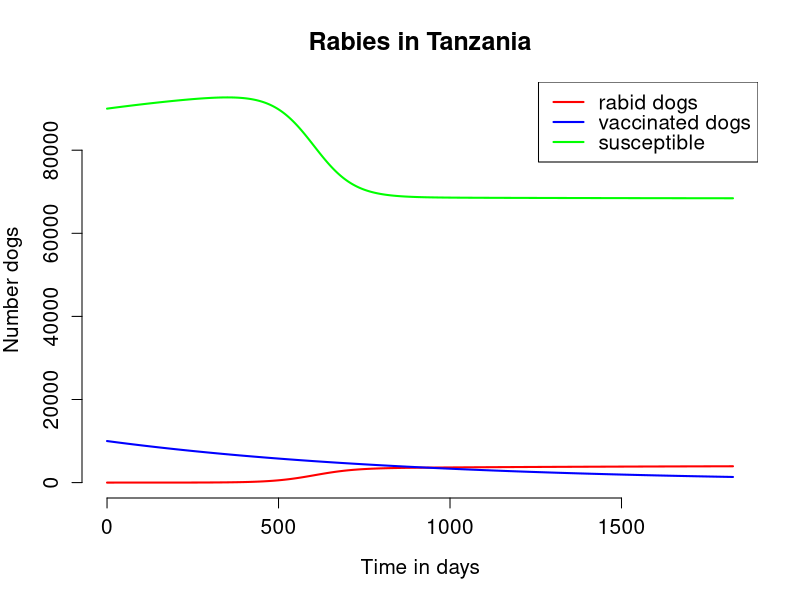
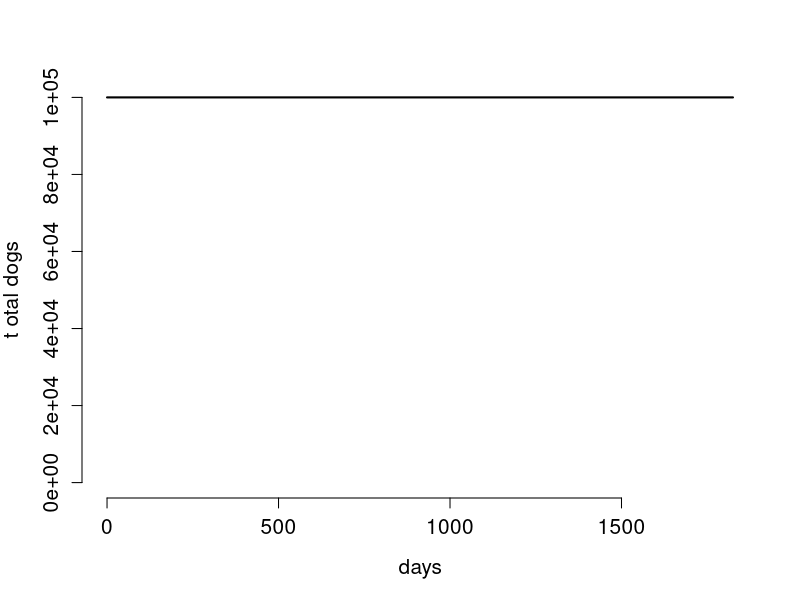
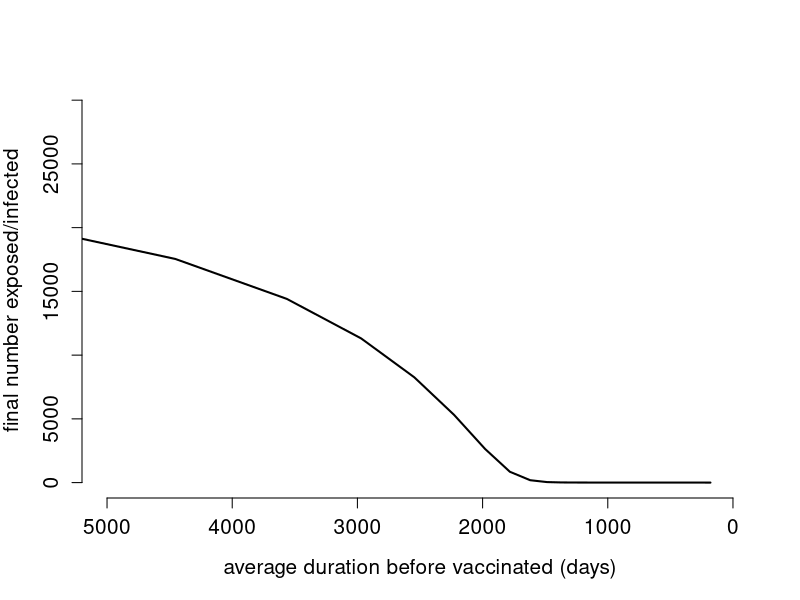

These charts were generated, in order, by the following R code:
library(deSolve)                # Load libary to be used for numerical integration
rm(list=ls())                   # Clear all variables and functions

seiv <- function(t,y,parms){
    with(c(as.list(y),parms),{
      ##  browser() ##
        N <-  S + E + I + V
        totalBirthRate <- naturalDeathRate*(S+E+I+V) + rabiesDeathRate*I - totalImportationRate
        dSdt <- totalBirthRate-beta*S*I/N - vaccinationRate*S - naturalDeathRate*S
        dEdt <- beta*S*I/N - progressionRate*E - naturalDeathRate*E
        dIdt <-  progressionRate*E - (rabiesDeathRate + naturalDeathRate)*I +  totalImportationRate
        dVdt <- vaccinationRate*S - naturalDeathRate*V
        list(c(dSdt,dEdt,dIdt,dVdt))
    })
}

time <- 0

N0 <- 1*10^5  ## initial 

pop.SI <- c(S = 0.9*N0,  # Initially 6.5% of the population is susceptible
            E = 0,
            I = 0, 
            V = .1*N0)


values <- c(beta = .5,             # 1/day
##            totalBirthRate = (5*.84)/2/365*N0*1/3,# dogs/day (litter size = 5, litter freq = .84/yr), survival rate of 1/3 for pups
            vaccinationRate = 1/100, # 1/day, equivalent to 100 days susceptible before vacc
            naturalDeathRate = 1/(2.5*365), ## per day, average life expectancy of 2.5 years
            progressionRate = 1/20, ## per day, 20 day latent period
            rabiesDeathRate = 1/3, ## per day, infectious period
            totalImportationRate = 1/30, ## dogs/day
            N0 = N0)            # population size (constant)
R0 <- as.numeric(values["beta"]*(1/values["rabiesDeathRate"]))
print(R0)

#seiv(t=0, y=pop.SI, parms = values)

time.out <- seq(0,5*365, 1)               # in days
myts <- data.frame(lsoda(
    y = pop.SI,               # Initial conditions for population
    times = time.out,             # Timepoints for evaluation
    func = seiv,                   # Function to evaluate
    parms = values                # Vector of parameters
))

head(myts)

doRun <- function(vaccRate) {
    values['vaccinationRate'] <- vaccRate
    myts <- data.frame(lsoda(
        y = pop.SI,               # Initial conditions for population
        times = time.out,             # Timepoints for evaluation
        func = seiv,                   # Function to evaluate
        parms = values                # Vector of parameters
    ))
    myts$N <- myts$S + myts$E + myts$I + myts$V
    return(myts)
}

myts <- doRun(vaccRate = 0)
head(myts)
tail(myts)

par('ps'=15)

plot(myts$time,               # Time on the x axis
     myts$I,                  # Number infected (I) on the y axis
     xlab = "Time in days",     # Label the x axis
     ylab = "Number dogs",  # Label the y axis
     main = "Rabies in Tanzania",    # Plot title
     xlim = c(0,max(time.out)),           # 
     ylim = c(0, max(myts$I, myts$V, myts$S)),
     type = "l",                # Use a line plot
     col =  "red", lwd = 2,
     bty = "n")                 # Remove the box around the plot
lines(myts$time,               # Time on the x axis
      myts$V, col = 'blue', lwd=2)                  # Number infected (I) on the y axis
lines(myts$time,               # Time on the x axis
      myts$S, col = 'green', lwd=2)                  # Number infected (I) on the y axis
legend('topright', leg = c('rabid dogs', 'vaccinated dogs','susceptible'), lwd = 2, lty = 1, 
col = c('red','blue', 'green'))

plot(myts$time,               # Time on the x axis
     myts$N,                  # Number infected (I) on the y axis
     xlab = 'days', ylab = 't otal dogs', lwd = 2, bty = 'n', col = 'black', type = 'l', 
     ylim = c(0, max(myts$N)))

####################################################################################################
## Sensitivity analysis
seqLength <- 100
vaccRatesSeq <- seq(0, 1/180, length.out = seqLength)
1/vaccRatesSeq
finalInfSeq <- rep(NA, seqLength)
for(vv in 1:seqLength) {
    print(paste0('on the ', vv, '-th run'))
    myts <- doRun(vaccRate = vaccRatesSeq[vv])
    finalInf <- tail(myts$I+ myts$E,1)
    finalInfSeq[vv] <- finalInf
}

plot(1/vaccRatesSeq, finalInfSeq, xlab = 'average duration before vaccinated (days)', ylab = 'final number exposed/infected', bty = 'n', lwd = 2, type = 'l', xlim = c(5000,0))
tail(doRun(1800))
